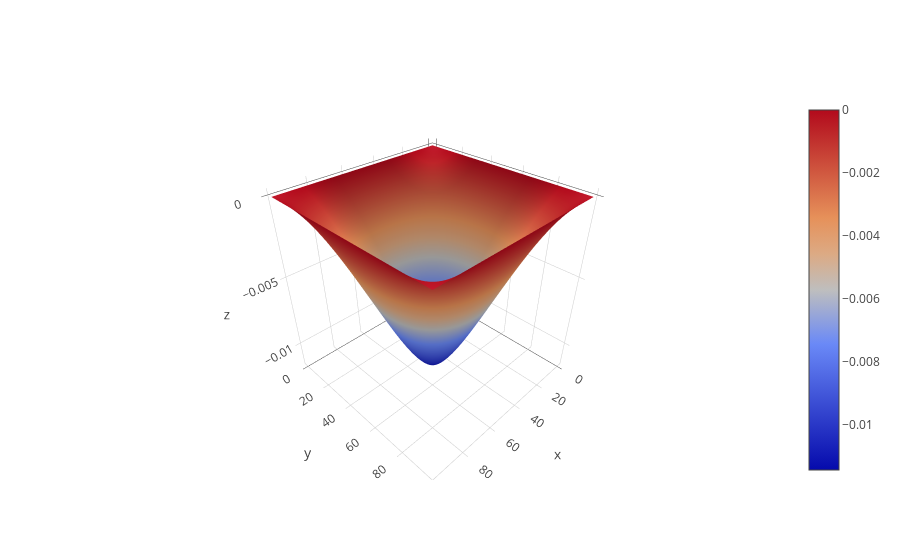

Notebook code cell kept with this figure:
### Code cell
from plotly.graph_objs import FigureWidget

fig = FigureWidget()
fig.add_surface(z=ww)
iplot(fig)

### Figure 1 — Plotly figure (JSON) as saved in the notebook; plotly's stock layout.template omitted (floating-point values rounded to 4 significant figures; data arrays with more than 128 entries replaced by an {"elided": "..."} marker saying what was removed)
{"data": [{"type": "surface", "uid": "33d9154d-c687-4a70-8873-3645aae7df4d", "z": {"elided": "101x101 float values"}}], "layout": {}}
